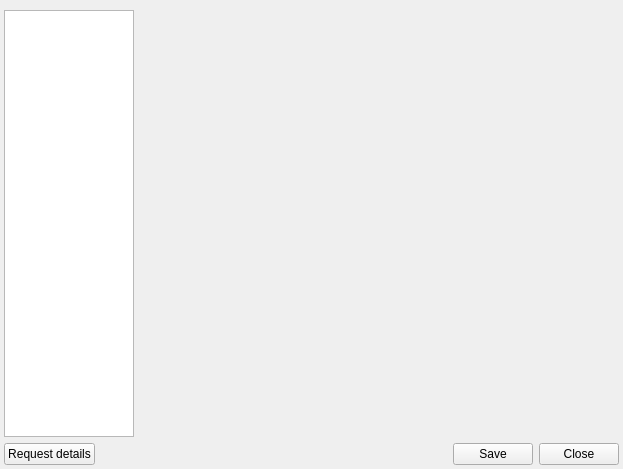
<?xml version="1.0" encoding="UTF-8"?>
<ui version="4.0">
 <class>userInformationClass</class>
 <widget class="QWidget" name="userInformationClass">
  <property name="geometry">
   <rect>
    <x>0</x>
    <y>0</y>
    <width>623</width>
    <height>469</height>
   </rect>
  </property>
  <property name="windowTitle">
   <string>userInformation</string>
  </property>
  <layout class="QGridLayout" name="gridLayout">
   <property name="margin">
    <number>4</number>
   </property>
   <item row="2" column="0" colspan="2">
    <layout class="QHBoxLayout" name="horizontalLayout_2">
     <item>
      <widget class="QPushButton" name="requestButton">
       <property name="minimumSize">
        <size>
         <width>0</width>
         <height>0</height>
        </size>
       </property>
       <property name="text">
        <string>Request details</string>
       </property>
       <property name="icon">
        <iconset>
         <normaloff>:/icons/crystal_project/request.png</normaloff>:/icons/crystal_project/request.png</iconset>
       </property>
      </widget>
     </item>
     <item>
      <spacer name="spacer">
       <property name="orientation">
        <enum>Qt::Horizontal</enum>
       </property>
       <property name="sizeHint" stdset="0">
        <size>
         <width>268</width>
         <height>0</height>
        </size>
       </property>
      </spacer>
     </item>
     <item>
      <widget class="QPushButton" name="saveButton">
       <property name="text">
        <string>Save</string>
       </property>
       <property name="icon">
        <iconset>
         <normaloff>:/icons/crystal_project/save_all.png</normaloff>:/icons/crystal_project/save_all.png</iconset>
       </property>
      </widget>
     </item>
     <item>
      <widget class="QPushButton" name="closeButton">
       <property name="text">
        <string>Close</string>
       </property>
       <property name="icon">
        <iconset>
         <normaloff>:/icons/crystal_project/cancel.png</normaloff>:/icons/crystal_project/cancel.png</iconset>
       </property>
      </widget>
     </item>
    </layout>
   </item>
   <item row="1" column="0">
    <widget class="QListWidget" name="infoListWidget">
     <property name="sizePolicy">
      <sizepolicy hsizetype="Preferred" vsizetype="Expanding">
       <horstretch>0</horstretch>
       <verstretch>0</verstretch>
      </sizepolicy>
     </property>
     <property name="maximumSize">
      <size>
       <width>130</width>
       <height>16777215</height>
      </size>
     </property>
     <property name="showDropIndicator" stdset="0">
      <bool>false</bool>
     </property>
    </widget>
   </item>
   <item row="0" column="1" rowspan="2">
    <widget class="QStackedWidget" name="detailsStackedWidget">
     <property name="currentIndex">
      <number>-1</number>
     </property>
    </widget>
   </item>
  </layout>
 </widget>
 <layoutdefault spacing="6" margin="11"/>
 <resources/>
 <connections>
  <connection>
   <sender>infoListWidget</sender>
   <signal>currentRowChanged(int)</signal>
   <receiver>detailsStackedWidget</receiver>
   <slot>setCurrentIndex(int)</slot>
   <hints>
    <hint type="sourcelabel">
     <x>106</x>
     <y>166</y>
    </hint>
    <hint type="destinationlabel">
     <x>284</x>
     <y>205</y>
    </hint>
   </hints>
  </connection>
  <connection>
   <sender>closeButton</sender>
   <signal>clicked()</signal>
   <receiver>userInformationClass</receiver>
   <slot>close()</slot>
   <hints>
    <hint type="sourcelabel">
     <x>589</x>
     <y>416</y>
    </hint>
    <hint type="destinationlabel">
     <x>630</x>
     <y>432</y>
    </hint>
   </hints>
  </connection>
 </connections>
</ui>
